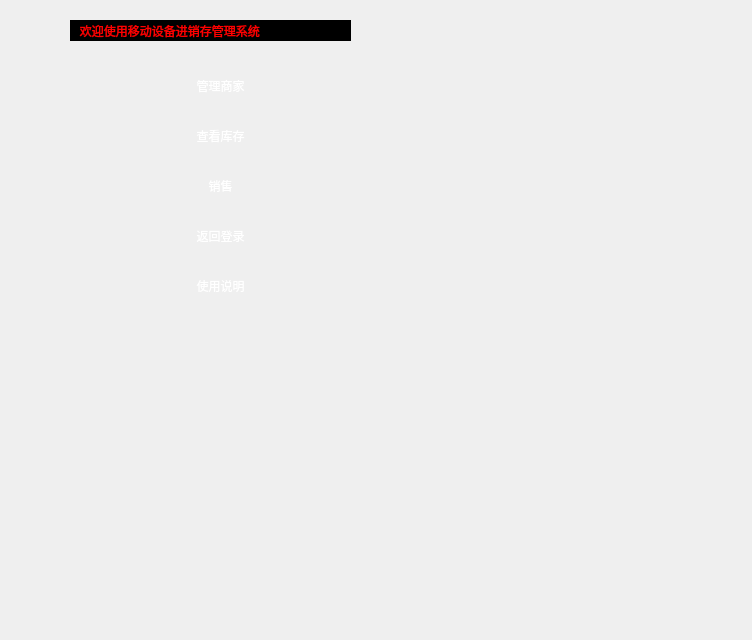
<?xml version="1.0" encoding="UTF-8"?>
<ui version="4.0">
 <class>Widget</class>
 <widget class="QWidget" name="Widget">
  <property name="geometry">
   <rect>
    <x>0</x>
    <y>0</y>
    <width>752</width>
    <height>640</height>
   </rect>
  </property>
  <property name="windowTitle">
   <string>Widget</string>
  </property>
  <widget class="QPushButton" name="sell">
   <property name="geometry">
    <rect>
     <x>180</x>
     <y>170</y>
     <width>81</width>
     <height>31</height>
    </rect>
   </property>
   <property name="cursor">
    <cursorShape>PointingHandCursor</cursorShape>
   </property>
   <property name="styleSheet">
    <string notr="true">border:0px;
border-radius:10px;
font: 75 9pt &quot;微软雅黑&quot;;
color:white;</string>
   </property>
   <property name="text">
    <string>销售</string>
   </property>
  </widget>
  <widget class="QPushButton" name="stock">
   <property name="geometry">
    <rect>
     <x>180</x>
     <y>70</y>
     <width>81</width>
     <height>31</height>
    </rect>
   </property>
   <property name="cursor">
    <cursorShape>PointingHandCursor</cursorShape>
   </property>
   <property name="styleSheet">
    <string notr="true">border:0px;
border-radius:10px;
font: 75 9pt &quot;微软雅黑&quot;;
color:white;</string>
   </property>
   <property name="text">
    <string>管理商家</string>
   </property>
  </widget>
  <widget class="QWidget" name="widget" native="true">
   <property name="geometry">
    <rect>
     <x>0</x>
     <y>0</y>
     <width>761</width>
     <height>641</height>
    </rect>
   </property>
   <widget class="QPushButton" name="watch">
    <property name="geometry">
     <rect>
      <x>180</x>
      <y>120</y>
      <width>81</width>
      <height>31</height>
     </rect>
    </property>
    <property name="cursor">
     <cursorShape>PointingHandCursor</cursorShape>
    </property>
    <property name="styleSheet">
     <string notr="true">border:0px;
border-radius:10px;
font: 75 9pt &quot;微软雅黑&quot;;
color:white;</string>
    </property>
    <property name="text">
     <string>查看库存</string>
    </property>
   </widget>
   <widget class="QLabel" name="label">
    <property name="geometry">
     <rect>
      <x>70</x>
      <y>20</y>
      <width>281</width>
      <height>21</height>
     </rect>
    </property>
    <property name="styleSheet">
     <string notr="true">color:rgb(255, 0, 0);
font: 75 italic 16pt &quot;Fixedsys&quot;;
background-color:rgba(0,0,0,1);</string>
    </property>
    <property name="text">
     <string>   欢迎使用移动设备进销存管理系统</string>
    </property>
   </widget>
   <widget class="QPushButton" name="backto_login">
    <property name="geometry">
     <rect>
      <x>180</x>
      <y>220</y>
      <width>81</width>
      <height>31</height>
     </rect>
    </property>
    <property name="cursor">
     <cursorShape>PointingHandCursor</cursorShape>
    </property>
    <property name="styleSheet">
     <string notr="true">border:0px;
border-radius:10px;
font: 75 9pt &quot;微软雅黑&quot;;
color:white;</string>
    </property>
    <property name="text">
     <string>返回登录</string>
    </property>
   </widget>
   <widget class="QPushButton" name="about_us">
    <property name="geometry">
     <rect>
      <x>180</x>
      <y>270</y>
      <width>81</width>
      <height>31</height>
     </rect>
    </property>
    <property name="cursor">
     <cursorShape>PointingHandCursor</cursorShape>
    </property>
    <property name="styleSheet">
     <string notr="true">border:0px;
border-radius:10px;
font: 75 9pt &quot;微软雅黑&quot;;
color:white;</string>
    </property>
    <property name="text">
     <string>使用说明</string>
    </property>
   </widget>
  </widget>
  <zorder>widget</zorder>
  <zorder>sell</zorder>
  <zorder>stock</zorder>
 </widget>
 <resources/>
 <connections/>
</ui>
